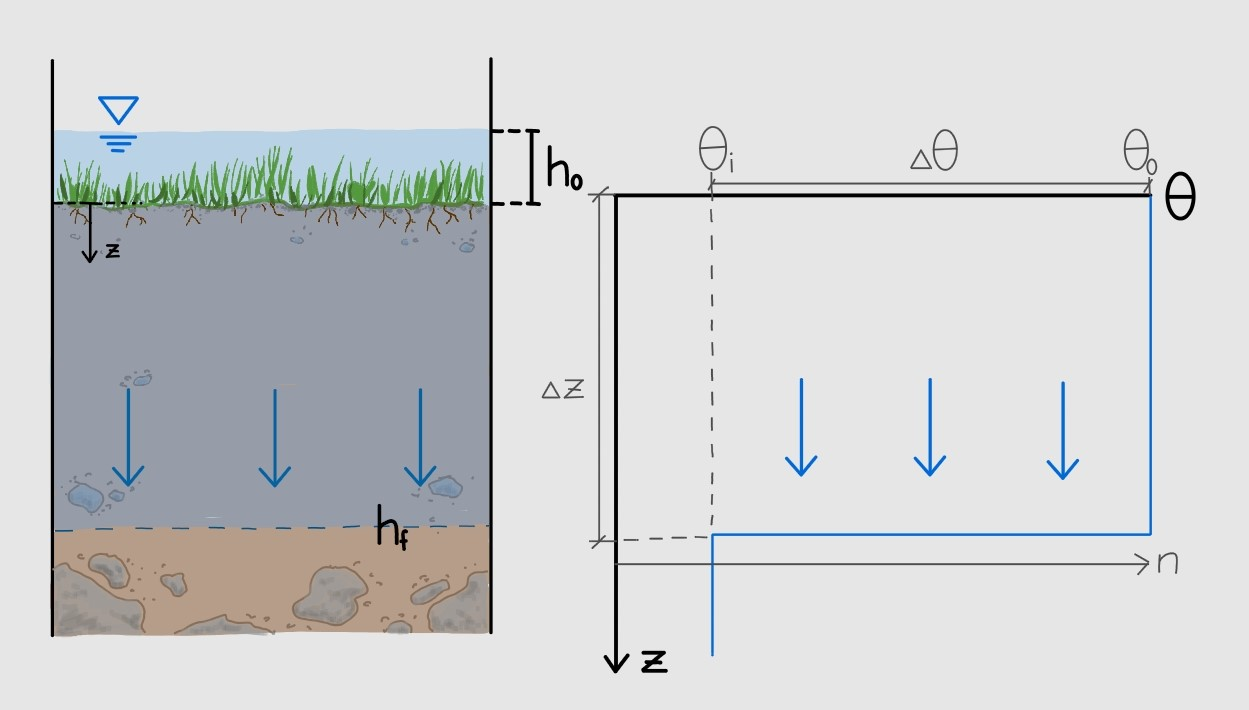
#> input picture green_ampt/Green_Ampt_HydMeth/GreenAmptImage.jpg, 1249 x 710 px, found by its file name
$ jupyter execute green_ampt_HydMeth.ipynb
#> lines starting #> are read from the running program, lines starting #| are printed output that depends on the picture
# Infiltrationsbestimmung nach Green und Ampt

Mit Green-Ampt-Modell lässt sich die kumulative Infiltration $ I(t)$ in den Boden als Funktion der Zeit $t$ beschreiben:.

$$ I(t) - \Delta\theta \Delta h \ln \left( 1 + \frac{I(t)}{\Delta h} \right) = K_s t $$

$$t = \frac{I(t) - \Delta\theta \Delta h \ln \left(1 + \frac{I(t)}{\Delta\theta \Delta h} \right)}{K_s}$$

wobei: $t$...Zeit [min], $i(t)$...kummulative Infiltration, $\Delta\theta$...Differenz zwischen dem initialen und durchfeuchteten Bodenwassergehalt, $\Delta h$...Differenz zwischen dem initialen und finalen Matrixpotenzial, sowie $K_s$...gesättigte hydraulische Leitfähigkeit des Bodens.

[cell 1]
from PIL import Image

GreenAmpt_jpg = Image.open('GreenAmptImage.jpg')
#> GreenAmpt_jpg is the input picture: PIL image 1249x710 RGB; mean R, G, B 206.8, 208.6, 209.9
GreenAmptjpg_resize = GreenAmpt_jpg.resize((400,300))
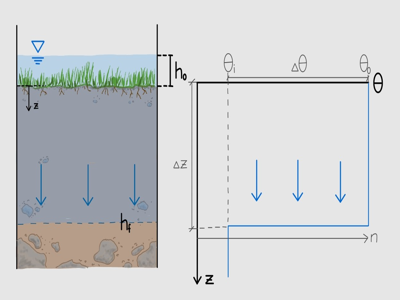
#> GreenAmptjpg_resize: PIL image 400x300 RGB; mean R, G, B 206.8, 208.6, 209.9
display(GreenAmptjpg_resize)

### Werte für verschiedene Bodenparameter

| Korngrößen | Gesättigte hydraulische <br> Leitfähigkeit Ks [mm/h] | Matrixpotential an der <br> Feuchtefront [mm] | Porosität [-] | Feldkapazität [-] | Welkepunkt [-] |
|------------|:--------------------------------------:|:-----------------:|:-------------:|:-------------:|:----------:|
| Sand | 120 | -49 bis -150 | 0,437 | 0,062 | 0,024 |
| lehmiger Sand | 30 | -61 bis -250 | 0,437 | 0,105 | 0,047 |
| sandiger Lehm | 11 | -110 bis -250 | 0,453 | 0,190 | 0,085 |
| Lehm | 3 | -89 bis -350 | 0,463 | 0,232 | 0,116 |
| Schluffiger Lehm | 7 | -170 | 0,501 | 0,284 | 0,135 |
| sandig-toniger Lehm | 2 | -220 | 0,398 | 0,244 | 0,136 |
| toniger Lehm | 1 | -210 | 0,464 | 0,310 | 0,187 |
| schluffig-toniger Lehm | 1 | -270 | 0,471 | 0,342 | 0,210 |
| sandiger Ton | 1 | -240 | 0,430 | 0,321 | 0,221 |
| schluffiger Ton | 1 | -290 | 0,479 | 0,371 | 0,251 |
| Ton | 0,3 | -320 bis -1000 | 0,475 | 0,378 | 0,265 |

nach: D.A. Chin: Water-Resources Enginieering (2013)

[cell 2]
# Instalation der verwendeten Bibliotheken
import numpy as np
import matplotlib.pyplot as plt
import pandas as pd
import ipywidgets as widgets
from ipywidgets import interact,interactive, fixed, interact_manual, Button, Layout
from IPython.display import clear_output

# Zur Eingabe
....

[cell 3]
class GreenAmptModel:                                                                   # Klasse mit Methoden zur Berechnung und Visualisierung der Infiltration nach Green-Ampt (1911)

    def __init__(self):
        '''
        Initalisierung
        '''
        self.reference_lines = []                                                                       # Initialisierung von Parametern bzw. Listen, in denen später berechnete
        self.ref_line_params = []                                                                       # Werte gespeichert werden können.
        self.short_time_ref = []                                                                        # Durch die Initialisierung sind die mit "self" markierten Variablen für alle
        self.short_time_params = []                                                                     # Methoden in der Klasse: GreenAmptModel sichtbar.
        self.infiltration_rate_ref = []
        self.infiltration_ref = []
        self.i_data = []
        self.ti_data=[]
        self.I_data=[]
        self.tI_data=[]


    def t_for_It(self, I_t, d_theta, d_h, Ks):
        '''
        Methode zur Berechnung der Zeitabstände zwischen den einzelnen Infiltrationsschritten
        Parameter:
            self...Referenz auf das zugehörige Objekt
            I_t...np.array: mit Infiltrationswerten
            d_theta...Float: Differenz zwischen dem Wassergehalt vor und nach der Infiltration
            d_h...Float: Differenz zwischen Matrixpotential an Feuchtefront und Wasseroberfläche
            Ks...Float: gesättigte hydraulische Leitfähigkeit
        Ausgabe:
            np.array
        '''
        return (I_t - d_theta * d_h * np.log(1+ (I_t/(d_theta*d_h))))/Ks

    def long_time_approximation(self, K, x):
        '''
        Methode zur Bestimmung einer Langzeitnäherung an die Infiltrationsrate
        Parameter:
            K...Float: hydraulische Durchlässigkeit
            x...np.array: x-Werte
        Ausgabe:
            Float
        '''
        it_long = np.array([K]*len(x))
        return it_long

    def d_h(self, h0, hf):
        '''
        Methode zum Ermittel der Differenz zwischen h0 und hf
        Prameter:
            h0...Float: Potential an der Wasseroberfläche
            hf...Float: Matrixpotential an der Feuchtefront
        Ausgabe:
            Float
        '''
        return abs(hf-h0)

    def d_theta(self, theta_0, theta_i):
        '''
        Methode zum Ermittel der Differenz zwischen theta_0 und theta_i
        Parameter:
            theta_0...Float: Wassergehalt vor der Infiltration
            theta_i...Float: Wassergehalt nach der Infiltration
        Ausgabe:
            Float
        '''
        return abs(theta_0-theta_i)

    def infiltration_rate(self, new_t, t, I_t):
        '''
        Methode zur Berechnung der Infiltratinsrate
        Parameter:
            new_t...np.array: Zeitschritte von t[0] bis t[-1]
            t...np.array: Zeitschritte siehe t_for_It()
            I_t...np.array: Infiltrationsdaten
        Ausgabe: np.array: Infiltrationsrate
        '''
        y2 = np.interp(new_t, t, I_t)
        i_t = np.diff(y2)
        return i_t

    # [15 lines left out: function read_datastring, not called in this run]


    def plot_scenario(self, I_data_string='', tI_data_string='', i_data_string='', ti_data_string='',   # Methode zum Plotten der Daten
                       hf_h0 = (-600,0), thetai_theta0 = (0.2,0.44), Ks=0.1):

        hf = hf_h0[0]                                                                                   # Vom Benutzer eingelesene Werte werden in Variablen gespeichert
        h0 = hf_h0[1]
        theta_i = thetai_theta0[0]
        theta_0 = thetai_theta0[1]
        Ks = Ks

                                                                                                        # Aus den definierten Methoden werden Daten generiert
        delta_theta = self.d_theta(theta_0, theta_i)                                                        # delta theta (type: Float)
        delta_h = self.d_h(h0, hf)                                                                          # delta h (type: Int)
        I_t = np.arange(0.1, 1000, 0.1)                                                                      # Infiltrationsdaten (type: np.array)
        t = self.t_for_It(I_t, delta_theta, delta_h, Ks)                                                    # Zeitschritte für die Infiltration (type: np.array)
        self.new_t = np.arange(round(t[0], 1), round(t[-1], 1), 0.01)                                       # Zeitschritte für die Infiltration auf 1. Dezimalstelle gerundet (type: np.array)
        self.i_t = self.infiltration_rate(self.new_t, t, I_t)                                               # Infiltrationsrate (type: np.array)
        i_t_long = self.long_time_approximation(Ks, self.new_t)                                             # Langzeitannäherung der Infiltrationsrate ~ Ks (type: np.array)


        self.fig, (ax1, ax2) = plt.subplots(2, figsize=(12,12))                                              # Eine Abbildung für die Plots wird erstellt


        for ref, params in zip(self.infiltration_ref, self.ref_line_params):                            # In on_button_click() definierte Referenzlinien für I_t werden geplottet
            ref_x, ref_y = ref
            ax1.plot(ref_x, ref_y, linestyle='-.', alpha=0.6,
                     label='I(t): hf:{}, h0:{}, theta_i:{}, theta_0:{}, Ks:{}'.format(params[0], params[1], params[2], params[3], params[4]), linewidth=2.5)

        for ref, params in zip(self.infiltration_rate_ref, self.ref_line_params):                       # In on_button_click() definierte Referenzlinien für I_t werden geplottet
            ref_x, ref_y = ref
            ax2.plot(ref_x, ref_y, linestyle='-.', alpha=0.6,
                      label='i(t): hf:{} h0:{} theta_i:{} theta_0:{} Ks:{}'.format(params[0], params[1], params[2], params[3], params[4]), linewidth=2.5)


        ax1.plot(t, I_t, color='black',
                 label='I(t): hf:{}, h0:{}, theta_i:{}, theta_0:{}, Ks:{}'.format(hf, h0, theta_i, theta_0, Ks), linewidth=1)                                      # Plotten der Infiltrationsdaten auf einer Achse

        ax1.set_title(label='Green-Ampt Infiltrationsmodell', fontsize=20, loc= 'center')                       # Grenzen für die x- und y-Achse festlegen
        ax1.set_xlim(0, 185)
        ax1.set_xlabel('Zeit [min]', fontsize=10)                                                               # Achsenbeschreibung hinzufügen
        ax1.set_ylabel('Kummulative Infiltration [mm/min]', fontsize=10)
        ax1.grid(which = "major", linewidth = 1)                                                                # Gitternetz hinzufügen
        ax1.grid(which = "minor", linewidth = 0.2)
        ax1.minorticks_on()
        ax1.legend(loc='best')                                                                                  # Legende einblenden


        ax2.plot(self.new_t[1:-5], self.i_t[0:-5]*100, color='black',
                  label='i(t): hf:{}, h0:{}, theta_i:{}, theta_0:{}, Ks:{}'.format(hf, h0, theta_i, theta_0, Ks), linewidth=1)        # Plotten der Infiltrationsrate auf einer weiteren Achse
        ax2.plot(self.new_t, i_t_long, 'red', linestyle='--',                                           # Plotten der Langzeitnäherung auf derselben Achse
                  label='Long time approximation ~ Ks [mm/min]')
                                                                                   # Grenzen für die x- und y-Achse festlegen
        ax2.set_xlim(0, 185)
        ax2.set_yscale('log')                                                                                   # y-Achsenskalierung logarithmisch setzen
        ax2.set_xlabel('Zeit [min]', fontsize=10)                                                               # Achsenbeschreibung hinzufügen
        ax2.set_ylabel('Infiltrationsrate [mm/min]', fontsize=10)
        ax2.grid(which = "major", linewidth = 1)                                                                # Gitternetz hinzufügen
        ax2.grid(which = "minor", linewidth = 0.2)
        ax2.minorticks_on()
        ax2.legend(loc='best')                                                                                  # Legende einblenden

                                                                                                       # Plotten von zusätzlichen, vom Benutzer eingegebenen Messdaten
                                                                                                        ## für die Infiltration
        if I_data_string and tI_data_string != '':                                                               # Wurden Messdaten übergeben? Wenn, ja:
            self.I_data, self.tI_data = self.read_datastring(I_data_string, tI_data_string)                                # Umwandeln von str -> list
            if len(self.I_data) == len(self.tI_data):
                ax1.scatter(self.tI_data, self.I_data, color='black', linestyle='', marker='x')                            # Plotten

        if i_data_string and ti_data_string != '':                                                               # Wurden Messdaten übergeben? Wenn, ja:
            self.i_data, self.ti_data = self.read_datastring(i_data_string, ti_data_string)                                # Umwandeln von str -> list
            if len(self.i_data) == len(self.ti_data):
                ax2.scatter(self.ti_data, self.i_data, color='black', linestyle='', marker='x')                            # Plotten


    # [54 lines left out: functions on_button_click, on_sfbutton_click, on_sdbutton_click, not called in this run]


    def create_interactive_plot(self):

        self.button = Button(description="Referenzlinie Speichern",                                                      # Erstellen eines Buttons zum Speichern der Referenzlinien
                         layout=Layout(width='20%', height='40px'), button_style='info')
        self.button.on_click(self.on_button_click)                                                                               # Funktion für den Fall des 'gedrückten buttons'


        self.sf_button = Button(description="Abbildung Speichern",                                                  #Button zum Speichern der Abbildung
                                layout=Layout(width='20%', height='40px'), button_style='info')
        self.sf_button.on_click(self.on_sfbutton_click)


        self.sd_button = Button(description="Messwerte Speichern",                                                  #Button zum Speichern der Abbildung
                                layout=Layout(width='20%', height='40px'), button_style='info')
        self.sd_button.on_click(self.on_sdbutton_click)


        self.hf_h0 = widgets.IntRangeSlider(                                                            # Ein IntRangeSlider zum Einlesen von hf und h0 über den Benutzer(übergibt 2 Werte als tuple)
            value=[-600, 0], min=-1000, max=500, step=1,
            description=('hf - h0 [mm]'),style = {'description_width': 'initial'}
            )
        self.thetai_theta0 = widgets.FloatRangeSlider(                                                  # Ein FloatRangeSlider für theta i und theta 0
            value=[0.1, 0.4], min=0, max=0.5, step=0.01,
            description=('theta i - theta 0 [-]'), style = {'description_width': 'initial'}
            )
        self.Ks_slider = widgets.FloatLogSlider(                                                           # Ein FloatSlider für hf und h0 (übergibt einen Float)
            value=0.1, base = 10, min=-3, max=0.7, step=0.01,
            description='Ks [mm/min]' , style = {'description_width': 'initial'}
            )


        self.I_data_string = widgets.Textarea(                                                          # 4 Textfelder zum Einlesen von Messdaten (übergibt jeweils einen String)
            placeholder='Daten Bitte mit . als Dezimaltrennzeichen und , als Trennzeichen eingeben',
            description='Kummulative Infiltration I [mm]', style = {'description_width': 'initial'}
            )

        self.tI_data_string = widgets.Textarea(
            placeholder='Daten Bitte mit . als Dezimaltrennzeichen und , als Trennzeichen eingeben',
              description='Zeitdaten für I [min]', style = {'description_width': 'initial'}
              )

        self.i_data_string = widgets.Textarea(
            placeholder='Daten Bitte mit . als Dezimaltrennzeichen und , als Trennzeichen eingeben',
              description='Infiltrationsate i [mm/min]', style = {'description_width': 'initial'}
              )

        self.ti_data_string = widgets.Textarea(
            placeholder='Daten Bitte mit . als Dezimaltrennzeichen und , als Trennzeichen eingeben',
              description='Zeitdaten für i [min]', style = {'description_width': 'initial'}
              )


        self.interactive_plot = interactive(                                                             # Verknüpfen der interaktiven Eingabewidgets mit dem Plot
            self.plot_scenario,
            I_data_string=self.I_data_string, tI_data_string=self.tI_data_string,
            i_data_string=self.i_data_string, ti_data_string=self.ti_data_string,
            hf_h0 = self.hf_h0, thetai_theta0 = self.thetai_theta0, Ks=self.Ks_slider
            )
#> the sliders are set to I_data_string = <module 'ipywidgets.Textarea_', tI_data_string = <module 'ipywidgets.Textarea_', i_data_string = <module 'ipywidgets.Textarea_', ti_data_string = <module 'ipywidgets.Textarea_', hf_h0 = [-600, 0], thetai_theta0 = [0.1, 0.4], Ks = 0.1


        clear_output(wait=True)
        display(self.interactive_plot)
        display(self.button)
        display(self.sf_button)
        display(self.sd_button)                                                                   # Aufruf von Plot und Button

0, 3.2, 5.2, 7.5, 9.5, 11.7, 13.5, 15.5, 17.3, 19.4, 21.2, 23.6, 25.3, 27.1, 28.6, 30.2
tI: 0,5,10,15,20,25,30,35,40,45,50,55,60,65,70,75
i:  0, 3.2, 2, 2.3, 2, 2.2, 1.8, 2, 1.8, 2.1, 1.8, 2.4, 1.7, 1.8, 1.5, 1.6
ti:

# Eingabe

[cell 4]
GreenAmptModel().create_interactive_plot()
#> (the call stopped at in plot_scenario, `self.fig, (ax1, ax2) = plt.subplots(2, figsize=(12,12))`: IPython is not available in this run)
